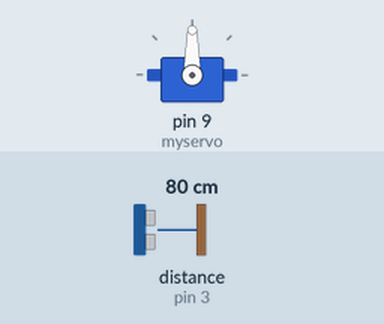
Recording of a sketch running on a simulated Arduino Uno, built with avr-gcc and run on an emulated ATmega328P. On the bench: servo. Wiring (inferred from the names in the program): ultrasonic range finder: trigger pin 2; echo pin 3. The inputs (shaded band) are chosen by the test bench; at power-on: distance to the obstacle (sensor on pin 3) 80 cm. The echo pulse lasts 58.3 µs per cm.

Above: at 1.2 s.
1.3 s: distance to the obstacle (sensor on pin 3) set to 11 cm
2.8 s: distance to the obstacle (sensor on pin 3) set to 8 cm
At 2.95 s:
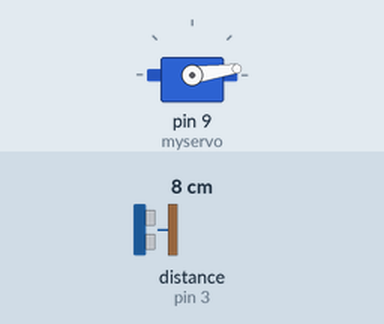
At 3.55 s:
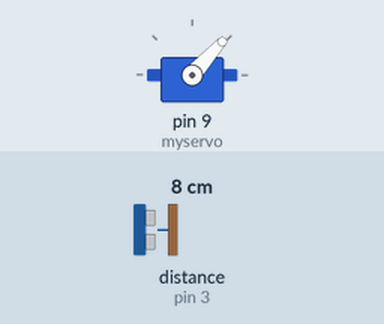
Timing chart, 0 to 11.8 s (numbered marks = the images above; inputs shaded):
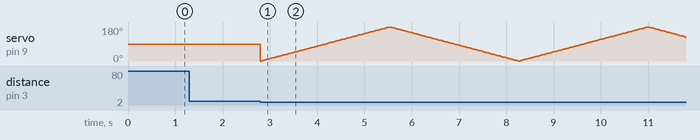

The sketch:

Distance_move_sensor.ino
```cpp
#include <Servo.h>

#define TRIG 2
#define ECHO 3

Servo myservo;  // create servo object to control a servo
int duration;
int distance;
int pos = 0;    // variable to store the servo position


void setup() {
  // put your setup code here, to run once:
  pinMode(TRIG, OUTPUT);
  pinMode(ECHO, INPUT);
  myservo.attach(9);  // attaches the u on pin 9 to the servo object
  Serial.begin(9600);
}


// Return distance from audio distance sensor in centimeters
int distanceSensor() {
  digitalWrite(TRIG, LOW);
  delayMicroseconds(2);
  digitalWrite(TRIG, HIGH);
  delayMicroseconds(10);
  digitalWrite(TRIG, LOW);
  duration=pulseIn(ECHO, HIGH);
  distance = duration/58; // s = t * (0.034/2) m/s = t / 58
  return distance;
}


// Move the servo motor back and forth, 0-180 deg
void moveServo(){
  for (pos = 0; pos <= 180; pos += 1) { // goes from 0 degrees to 180 degrees
    // in steps of 1 degree
    myservo.write(pos);              // tell servo to go to position in variable 'pos'
    delay(15);                       // waits 15 ms for the servo to reach the position
  }
  for (pos = 180; pos >= 0; pos -= 1) { // goes from 180 degrees to 0 degrees
    myservo.write(pos);              // tell servo to go to position in variable 'pos'
    delay(15);                       // waits 15 ms for the servo to reach the position
  }
}


void loop() {
  // put your main code here, to run repeatedly:
  distance = distanceSensor();

  if (distance < 10) {
    moveServo();
  }
}
```

Measured:
- the behaviour switches between 10 and 9 cm on distance to the obstacle (sensor on pin 3) (found by bisection; images 0 and 1)
- after the input at 1.3 s, every drawn part: stays the same
